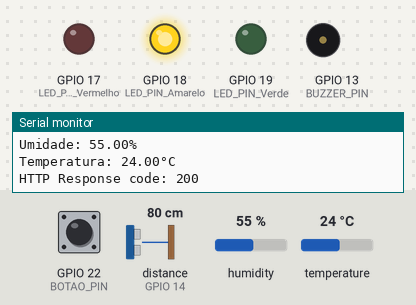
This sketch was run on a simulated ESP32. Parts: output pins drawn as LEDs (lit = HIGH), buzzer (waves = sounding, pin HIGH), the last lines printed to the serial monitor. The inputs (shaded band) are chosen by the test bench; at power-on: humidity 55 %, GPIO 22 (BOTAO_PIN) HIGH, distance to the obstacle (sensor on GPIO 14) 80 cm, temperature 24 °C. The echo pulse lasts 58.3 µs per cm; WiFi joins after 1.5 s; servers stay silent unless stated; uploads are accepted with an empty reply; no MQTT or app messages arrive unless stated.

Above: at 3.7 s.
3.8 s: humidity set to 41 %
6.3 s: humidity set to 38 %
At 8.7 s:
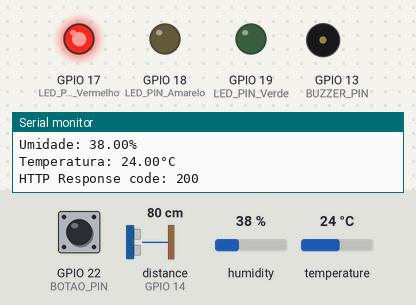
9.2 s: humidity set to 88 %
At 10.7 s:
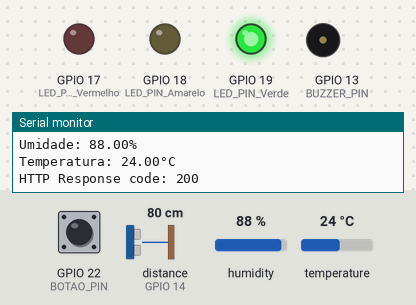
16.7 s: GPIO 22 (BOTAO_PIN) pulled LOW for 3.2 s
At 18.6 s:
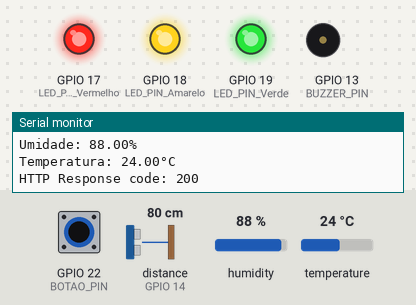
Timing chart, 0 to 22.3 s (numbered marks = the images above; inputs shaded):
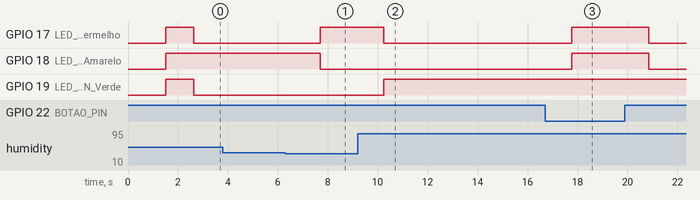

Measured:
- the behaviour switches between 40 and 39 % on humidity (found by bisection; images 0 and 1)
- after the input at 6.3 s, GPIO 17 (LED_PIN_Vermelho): LOW → HIGH after 1.4 s; GPIO 18 (LED_PIN_Amarelo): HIGH → LOW after 1.4 s
- after the input at 9.2 s, GPIO 17 (LED_PIN_Vermelho): HIGH → LOW after 1.0 s; GPIO 19 (LED_PIN_Verde): LOW → HIGH after 1.0 s
- after the input at 16.7 s, GPIO 17 (LED_PIN_Vermelho), GPIO 18 (LED_PIN_Amarelo): LOW → HIGH after 1.1 s, → LOW 3.1 s later

The sketch:

arduinoCodigo.ino
```cpp
#include <WiFi.h>
#include <HTTPClient.h>
#include <NewPing.h>
#include "DHT.h"
#include <PubSubClient.h>
#include <ArduinoJson.h>

// Definições dos pinos
#define DHTPIN 27
#define DHTTYPE DHT11
#define TRIGGER_PIN 12
#define ECHO_PIN 14
#define MAX_DISTANCE 200
#define LED_PIN_Verde 19
#define LED_PIN_Amarelo 18
#define LED_PIN_Vermelho 17
#define BOTAO_PIN 22
#define BUZZER_PIN 13

// Credenciais Wi-Fi e MQTT
const char* ssid = "FIESC_IOT";
const char* password = "C6qnM4ag81";
const char* mqtt_server = "mqtt.tago.io";
const char* mqtt_topic = "buzzer/command";
const char* mqtt_username = "token";
const char* mqtt_password = "9a7a33d0-f1dc-4e55-be52-37c65eed0ceb";
const char* deviceToken = "9a7a33d0-f1dc-4e55-be52-37c65eed0ceb";

// Criação de objetos para sensores e comunicação
WiFiClient espClient;
PubSubClient client(espClient);
DHT dht(DHTPIN, DHTTYPE);
NewPing sonar(TRIGGER_PIN, ECHO_PIN, MAX_DISTANCE);

bool botaoPressionado = false;

// Função para medir umidade
float medirUmidade() {
  return dht.readHumidity();
}

// Função para medir temperatura
float medirTemperatura() {
  return dht.readTemperature();
}

// Função para medir distância
float medirDistancia() {
  delay(50);
  unsigned int distancia_cm = sonar.ping_cm();
  return distancia_cm;
}

// Função para conectar ao Wi-Fi
void setup_wifi() {
    Serial.print("Conectando ao WiFi...");
    WiFi.begin(ssid, password);

    unsigned long startAttemptTime = millis();

    while (WiFi.status() != WL_CONNECTED && millis() - startAttemptTime < 30000) {
        delay(500);
        Serial.print(".");
    }

    if (WiFi.status() == WL_CONNECTED) {
        Serial.println("\nWiFi conectado");
        Serial.println("Endereço IP: " + WiFi.localIP().toString());
    } else {
        Serial.println("\nFalha ao conectar ao WiFi");
    }
}

// Função callback para mensagens MQTT
void callback(char* topic, byte* payload, unsigned int length) {
    Serial.print("Mensagem recebida, tópico: ");
    Serial.print(topic);
    Serial.print(". Mensagem: ");

    String message;
    for (unsigned int i = 0; i < length; i++) {
        message += (char)payload[i];
    }
    Serial.println(message);

    StaticJsonDocument<256> doc;
    DeserializationError error = deserializeJson(doc, message);

    if (error) {
        Serial.print("deserializeJson() falhou: ");
        Serial.println(error.f_str());
        return;
    }

    int frequency = doc["frequency"];

    if (frequency > 0) {
        tone(BUZZER_PIN, frequency);
        delay(1000);
        noTone(BUZZER_PIN);
    }
}

// Função para reconectar ao MQTT
void reconnect() {
    while (!client.connected()) {
        Serial.print("Conectando ao MQTT...");
        if (client.connect("ESP32Client", mqtt_username, mqtt_password)) {
            Serial.println("conectado");
            client.subscribe(mqtt_topic);
        } else {
            Serial.print("falha, rc=");
            Serial.println(client.state());
            delay(5000);
        }
    }
}

// Função para acender todos os LEDs
void acenderTodosLEDS() {
    digitalWrite(LED_PIN_Verde, HIGH);
    digitalWrite(LED_PIN_Amarelo, HIGH);
    digitalWrite(LED_PIN_Vermelho, HIGH);
}

// Setup inicial
void setup() {
    Serial.begin(115200);
    setup_wifi();
    client.setServer(mqtt_server, 1883);
    client.setCallback(callback);

    dht.begin();
    pinMode(LED_PIN_Verde, OUTPUT);
    pinMode(LED_PIN_Amarelo, OUTPUT);
    pinMode(LED_PIN_Vermelho, OUTPUT);
    pinMode(BOTAO_PIN, INPUT_PULLUP);
    pinMode(BUZZER_PIN, OUTPUT);

    acenderTodosLEDS();
    delay(1000);
}

// Loop principal
void loop() {
    if (!client.connected()) {
        reconnect();
    }
    client.loop();

    if (digitalRead(BOTAO_PIN) == LOW) {
        botaoPressionado = true;
        acenderTodosLEDS();
    }

    if (botaoPressionado) {
        delay(2000);
        botaoPressionado = false;
    } else {
        float distancia = medirDistancia();
        float umidade = medirUmidade();
        float temperatura = medirTemperatura();

        if (!isnan(umidade)) {
            if (umidade >= 75) {
                digitalWrite(LED_PIN_Verde, HIGH);
                digitalWrite(LED_PIN_Amarelo, LOW);
                digitalWrite(LED_PIN_Vermelho, LOW);
            } else if (umidade >= 40) {
                digitalWrite(LED_PIN_Verde, LOW);
                digitalWrite(LED_PIN_Amarelo, HIGH);
                digitalWrite(LED_PIN_Vermelho, LOW);
            } else {
                digitalWrite(LED_PIN_Verde, LOW);
                digitalWrite(LED_PIN_Amarelo, LOW);
                digitalWrite(LED_PIN_Vermelho, HIGH);
            }
        } else {
            Serial.println("Erro ao ler a umidade.");
        }

        Serial.print("Distancia: ");
        Serial.print(distancia);
        Serial.println(" cm");

        Serial.print("Umidade: ");
        Serial.print(umidade);
        Serial.println("%");

        Serial.print("Temperatura: ");
        Serial.print(temperatura);
        Serial.println("°C");

        if (WiFi.status() == WL_CONNECTED) {
            HTTPClient http;
            http.begin("http://api.tago.io/data");
            http.addHeader("Content-Type", "application/json");
            http.addHeader("Device-Token", deviceToken);

            String data = "[{\"variable\":\"distancia\",\"unit\":\"cm\",\"value\":\"" + String(distancia) + "\"},";
            data += "{\"variable\":\"umidade\",\"unit\":\"%\",\"value\":\"" + String(umidade) + "\"},";
            data += "{\"variable\":\"temperatura\",\"unit\":\"C\",\"value\":\"" + String(temperatura) + "\"}]";

            int httpResponseCode = http.POST(data);

            Serial.print("HTTP Response code: ");
            Serial.println(httpResponseCode);

            http.end();
        } else {
            Serial.println("WiFi Desconectado");
        }
    }

    delay(1000);
}
```
